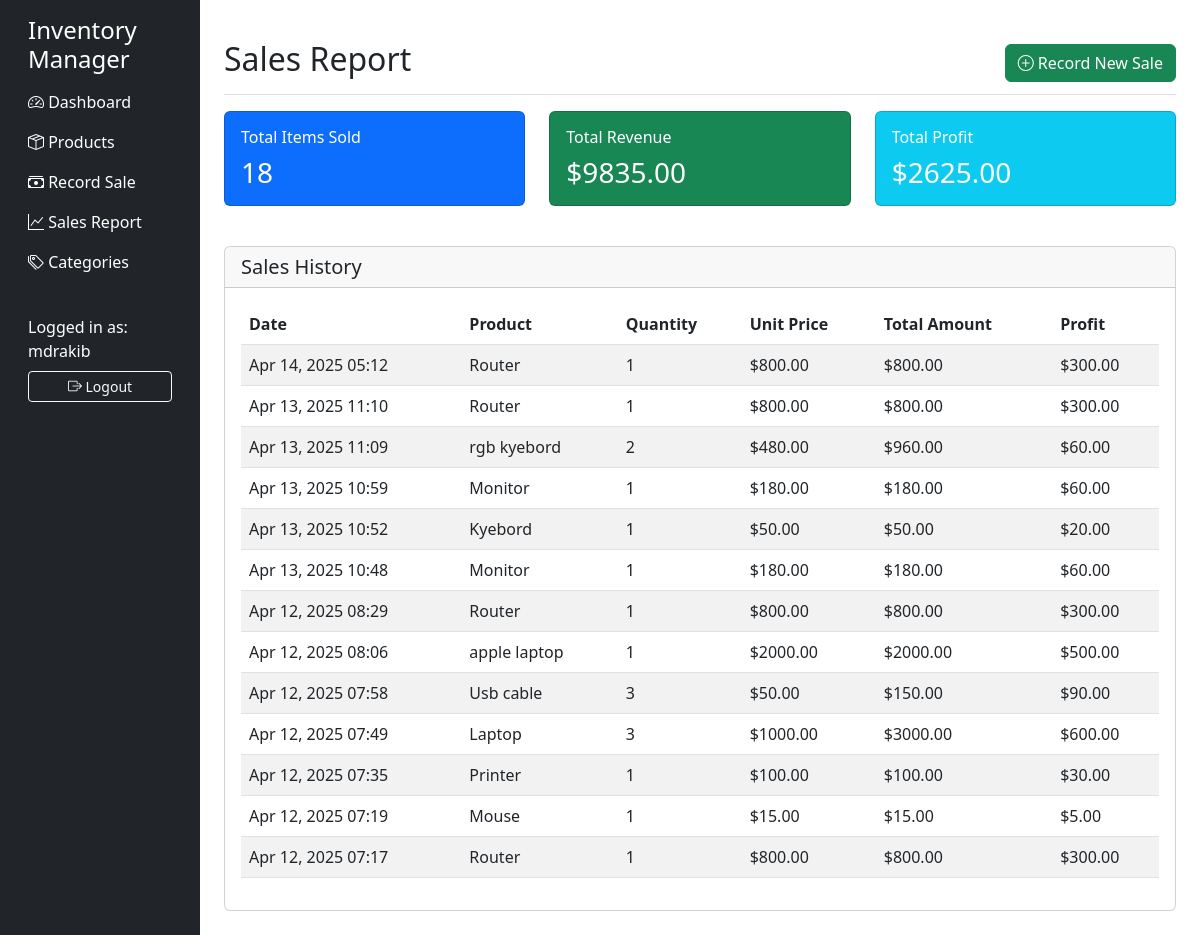
/sales/ (signed in), run on the app's committed database.
### inventory/models.py (models this page shows, shortened)
class Sale(models.Model):
    product = models.ForeignKey(Product, on_delete=models.CASCADE)
    quantity_sold = models.PositiveIntegerField(validators=[MinValueValidator(1)])
    sale_date = models.DateTimeField(auto_now_add=True)
    sold_by = models.ForeignKey(User, on_delete=models.CASCADE)
    customer_name = models.CharField(max_length=100, blank=True)
    customer_contact = models.CharField(max_length=20, blank=True)
    class Meta:
        ordering = ['-sale_date']
    def total_sale_amount(self):
        return self.product.selling_price * self.quantity_sold
    def total_cost(self):
        return self.product.purchase_price * self.quantity_sold
    def profit(self):
        return self.total_sale_amount() - self.total_cost()

class Product(models.Model):
    name = models.CharField(max_length=100)
    description = models.TextField(blank=True)
    category = models.ForeignKey(Category, on_delete=models.SET_NULL, null=True, blank=True)
    quantity = models.PositiveIntegerField(default=0, validators=[MinValueValidator(0)])
    purchase_price = models.DecimalField(max_digits=10, decimal_places=2, validators=[MinValueValidator(0)])
    selling_price = models.DecimalField(max_digits=10, decimal_places=2, validators=[MinValueValidator(0)])
    reorder_level = models.PositiveIntegerField(default=5)
    created_at = models.DateTimeField(auto_now_add=True)
    updated_at = models.DateTimeField(auto_now=True)
    created_by = models.ForeignKey(User, on_delete=models.CASCADE)
    class Meta:
        ordering = ['-updated_at']

### inventory/views.py (the view)
# urls.py: path('sales/', views.sales_report, name='sales_report'),
@login_required
def sales_report(request):
    sales = Sale.objects.filter(sold_by=request.user).select_related('product').order_by('-sale_date')
    total_sales = sales.aggregate(
        total_quantity=Sum('quantity_sold', default=0),
        total_revenue=Sum(
            ExpressionWrapper(
                F('quantity_sold') * F('product__selling_price'),
                output_field=DecimalField()
            ),
            default=0
        ),
        total_profit=Sum(
            ExpressionWrapper(
                F('quantity_sold') * (F('product__selling_price') - F('product__purchase_price')),
                output_field=DecimalField()
            ),
            default=0
        )
    )
    return render(request, 'inventory/sales_report.html', {
        'sales': sales,
        'total_sales': total_sales
    })

### inventory/templates/inventory/sales_report.html
{% extends 'inventory/base.html' %}
{% block header %}Sales Report{% endblock %}
{% block actions %}
    <div class="btn-group">
        <a href="{% url 'sell_product' %}" class="btn btn-success">
            <i class="bi bi-plus-circle"></i> Record New Sale
        </a>
    </div>
{% endblock %}
{% block content %}
<div class="row mb-4">
    <div class="col-md-4">
        <div class="card text-white bg-primary mb-3">
            <div class="card-body">
                <h6 class="card-title">Total Items Sold</h6>
                <h3 class="card-text">{{ total_sales.total_quantity|default:0 }}</h3>
            </div>
        </div>
    </div>
    <div class="col-md-4">
        <div class="card text-white bg-success mb-3">
            <div class="card-body">
                <h6 class="card-title">Total Revenue</h6>
                <h3 class="card-text">${{ total_sales.total_revenue|default:0|floatformat:2 }}</h3>
            </div>
        </div>
    </div>
    <div class="col-md-4">
        <div class="card text-white bg-info mb-3">
            <div class="card-body">
                <h6 class="card-title">Total Profit</h6>
                <h3 class="card-text">${{ total_sales.total_profit|default:0|floatformat:2 }}</h3>
            </div>
        </div>
    </div>
</div>
<div class="card">
    <div class="card-header">
        <h5 class="mb-0">Sales History</h5>
    </div>
    <div class="card-body">
        <div class="table-responsive">
            <table class="table table-striped">
                <thead>
                    <tr>
                        <th>Date</th>
                        <th>Product</th>
                        <th>Quantity</th>
                        <th>Unit Price</th>
                        <th>Total Amount</th>
                        <th>Profit</th>
                    </tr>
                </thead>
                <tbody>
                    {% for sale in sales %}
                    <tr>
                        <td>{{ sale.sale_date|date:"M d, Y H:i" }}</td>
                        <td>{{ sale.product.name }}</td>
                        <td>{{ sale.quantity_sold }}</td>
                        <td>${{ sale.product.selling_price|floatformat:2 }}</td>
                        <td>${{ sale.total_sale_amount|floatformat:2 }}</td>
                        <td>${{ sale.profit|floatformat:2 }}</td>
                    </tr>
                    {% empty %}
                    <tr>
                        <td colspan="6" class="text-center">No sales recorded yet.</td>
                    </tr>
                    {% endfor %}
                </tbody>
            </table>
        </div>
    </div>
</div>
{% endblock %}

### inventory/templates/inventory/base.html (shortened to what this page needs)
<!DOCTYPE html>
<html lang="en">
<head>
    <link href="https://cdn.jsdelivr.net/npm/bootstrap@5.3.0/dist/css/bootstrap.min.css" rel="stylesheet">
    <link rel="stylesheet" href="https://cdn.jsdelivr.net/npm/bootstrap-icons@1.10.0/font/bootstrap-icons.css">
</head>
<body>
    <div class="container-fluid">
        <div class="row">
            <nav class="col-md-2 d-none d-md-block bg-dark sidebar">
                {% if user.is_authenticated%}
                <div class="sidebar-sticky pt-3">
                    <h4 class="text-white px-3">Inventory Manager</h4>
                    <ul class="nav flex-column">
                        <li class="nav-item">
                            <a class="nav-link text-white {% if request.resolver_match.url_name == 'home' %}active{% endif %}"
                               href="{% url 'home' %}">
                                <i class="bi bi-speedometer2"></i> Dashboard
                            </a>
                        </li>
                        <li class="nav-item">
                            <a class="nav-link text-white {% if request.resolver_match.url_name == 'product_list' %}active{% endif %}"
                               href="{% url 'product_list' %}">
                                <i class="bi bi-box-seam"></i> Products
                            </a>
                        </li>
                        <li class="nav-item">
                            <a class="nav-link text-white {% if request.resolver_match.url_name == 'sell_product' %}active{% endif %}"
                               href="{% url 'sell_product' %}">
                                <i class="bi bi-cash-stack"></i> Record Sale
                            </a>
                        </li>
                        <li class="nav-item">
                            <a class="nav-link text-white {% if request.resolver_match.url_name == 'sales_report' %}active{% endif %}"
                               href="{% url 'sales_report' %}">
                                <i class="bi bi-graph-up"></i> Sales Report
                            </a>
                        </li>
                        <li class="nav-item">
                            <a class="nav-link text-white {% if request.resolver_match.url_name == 'manage_categories' %}active{% endif %}"
                               href="{% url 'manage_categories' %}">
                                <i class="bi bi-tags"></i> Categories
                            </a>
                        </li>
                    </ul>
                    <hr class="bg-light">
                    <div class="px-3">
                        <span class="text-white">Logged in as: {{ request.user.username }}</span>
                        <a href="{% url 'logout' %}" class="btn btn-sm btn-outline-light mt-2 w-100">
                            <i class="bi bi-box-arrow-right"></i> Logout
                        </a>
                    </div>
                </div>
                {%endif%}
            </nav>
            <main role="main" class="col-md-10 ms-sm-auto col-lg-10 px-4 py-4">
                <div class="d-flex justify-content-between flex-wrap flex-md-nowrap align-items-center pt-3 pb-2 mb-3 border-bottom">
                    <h1 class="h2">{% block header %}{% endblock %}</h1>
                    <div class="btn-toolbar mb-2 mb-md-0">
                        {% block actions %}{% endblock %}
                    </div>
                </div>
                {% block content %}{% endblock %}
            </main>
        </div>
    </div>
</body>
</html>

### inventory/templates/inventory/base.html (style rules this page uses)
.sidebar { min-height: 100vh; }

### data on the page
Sale: sale_date "Apr 14, 2025 05:12", product.name "Router", quantity_sold "1", product.selling_price "800.00", total_sale_amount "800.00", profit "300.00"
Sale: sale_date "Apr 13, 2025 11:10", product.name "Router", quantity_sold "1", product.selling_price "800.00", total_sale_amount "800.00", profit "300.00"
Sale: sale_date "Apr 13, 2025 11:09", product.name "rgb kyebord", quantity_sold "2", product.selling_price "480.00", total_sale_amount "960.00", profit "60.00"
Sale: sale_date "Apr 13, 2025 10:59", product.name "Monitor", quantity_sold "1", product.selling_price "180.00", total_sale_amount "180.00", profit "60.00"
Sale: sale_date "Apr 13, 2025 10:52", product.name "Kyebord", quantity_sold "1", product.selling_price "50.00", total_sale_amount "50.00", profit "20.00"
Sale: sale_date "Apr 13, 2025 10:48", product.name "Monitor", quantity_sold "1", product.selling_price "180.00", total_sale_amount "180.00", profit "60.00"
Sale: sale_date "Apr 12, 2025 08:29", product.name "Router", quantity_sold "1", product.selling_price "800.00", total_sale_amount "800.00", profit "300.00"
Sale: sale_date "Apr 12, 2025 08:06", product.name "apple laptop", quantity_sold "1", product.selling_price "2000.00", total_sale_amount "2000.00", profit "500.00"
Sale: sale_date "Apr 12, 2025 07:58", product.name "Usb cable", quantity_sold "3", product.selling_price "50.00", total_sale_amount "150.00", profit "90.00"
Sale: sale_date "Apr 12, 2025 07:49", product.name "Laptop", quantity_sold "3", product.selling_price "1000.00", total_sale_amount "3000.00", profit "600.00"
Sale: sale_date "Apr 12, 2025 07:35", product.name "Printer", quantity_sold "1", product.selling_price "100.00", total_sale_amount "100.00", profit "30.00"
Sale: sale_date "Apr 12, 2025 07:19", product.name "Mouse", quantity_sold "1", product.selling_price "15.00", total_sale_amount "15.00", profit "5.00"
Sale: sale_date "Apr 12, 2025 07:17", product.name "Router", quantity_sold "1", product.selling_price "800.00", total_sale_amount "800.00", profit "300.00"

### other printed values
{{ request.user.username }} "mdrakib"
{{ total_sales.total_quantity|default:0 }} "18"
{{ total_sales.total_revenue|default:0|floatformat:2 }} "9835.00"
{{ total_sales.total_profit|default:0|floatformat:2 }} "2625.00"
